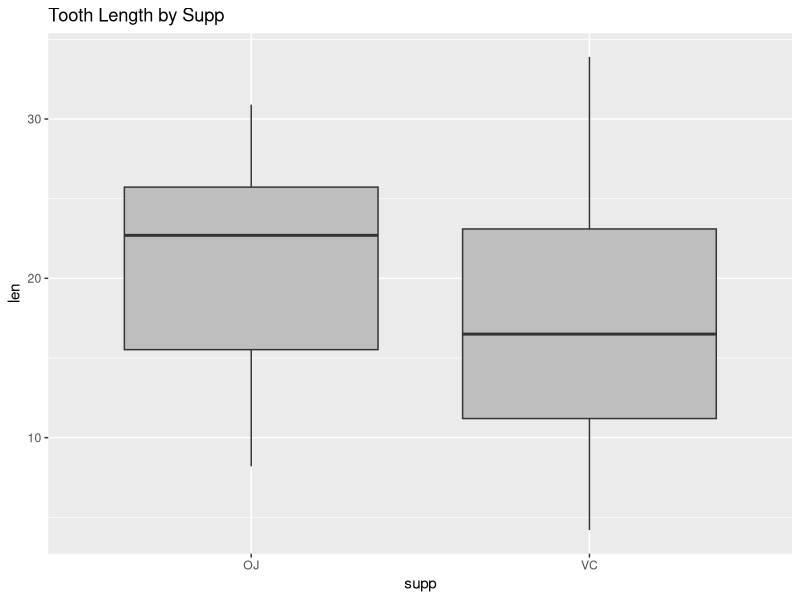
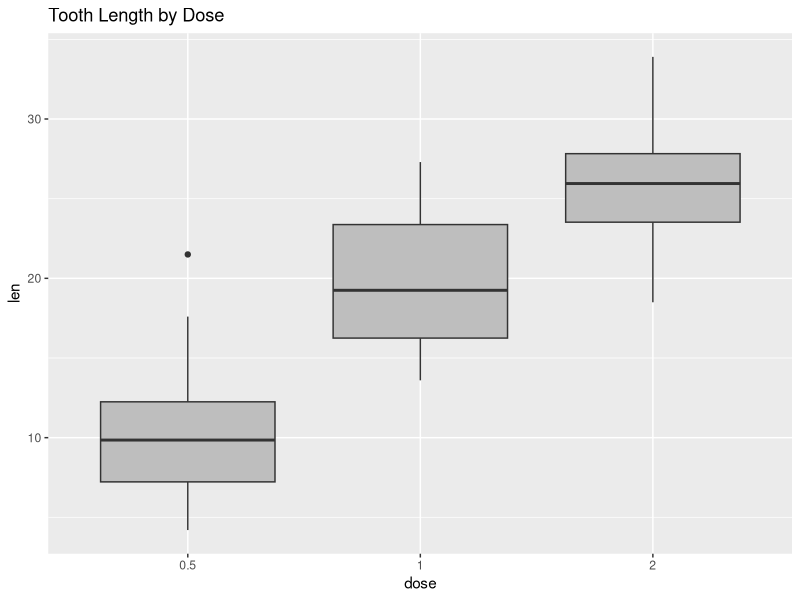

These figures' R source, in order:
## ---- chunk 1
library(dplyr)
library(datasets)
library(ggplot2)
## ---- chunk 2
#convert the dose from num to factor
ToothGrowth$dose <-as.factor(ToothGrowth$dose)
str(ToothGrowth)
table(ToothGrowth$supp,ToothGrowth$dose)
## ---- chunk 3
#summary by supp
ggplot(ToothGrowth,aes(x=supp,y=len))+
        geom_boxplot(fill="grey")+
        ggtitle("Tooth Length by Supp")

#summary by dose
ggplot(ToothGrowth,aes(x=dose,y=len))+
        geom_boxplot(fill="grey")+
        ggtitle("Tooth Length by Dose")
## ---- chunk 4
testBySupp <- t.test(subset(ToothGrowth$len,ToothGrowth$supp=="OJ"),
       subset(ToothGrowth$len,ToothGrowth$supp=="VC"),
       var.equal = F,
       paired = F)
c(testBySupp$conf,testBySupp$p.value)
## ---- chunk 5
test1<-t.test(subset(ToothGrowth$len,ToothGrowth$dose==1),
       subset(ToothGrowth$len,ToothGrowth$dose==.5), 
       var.equal = F,paired = T)
test2<-t.test(subset(ToothGrowth$len,ToothGrowth$dose==2),
       subset(ToothGrowth$len,ToothGrowth$dose==1),
       var.equal = F,paired = T)
c(test1$conf,test1$p.value)
c(test2$conf,test2$p.value)
